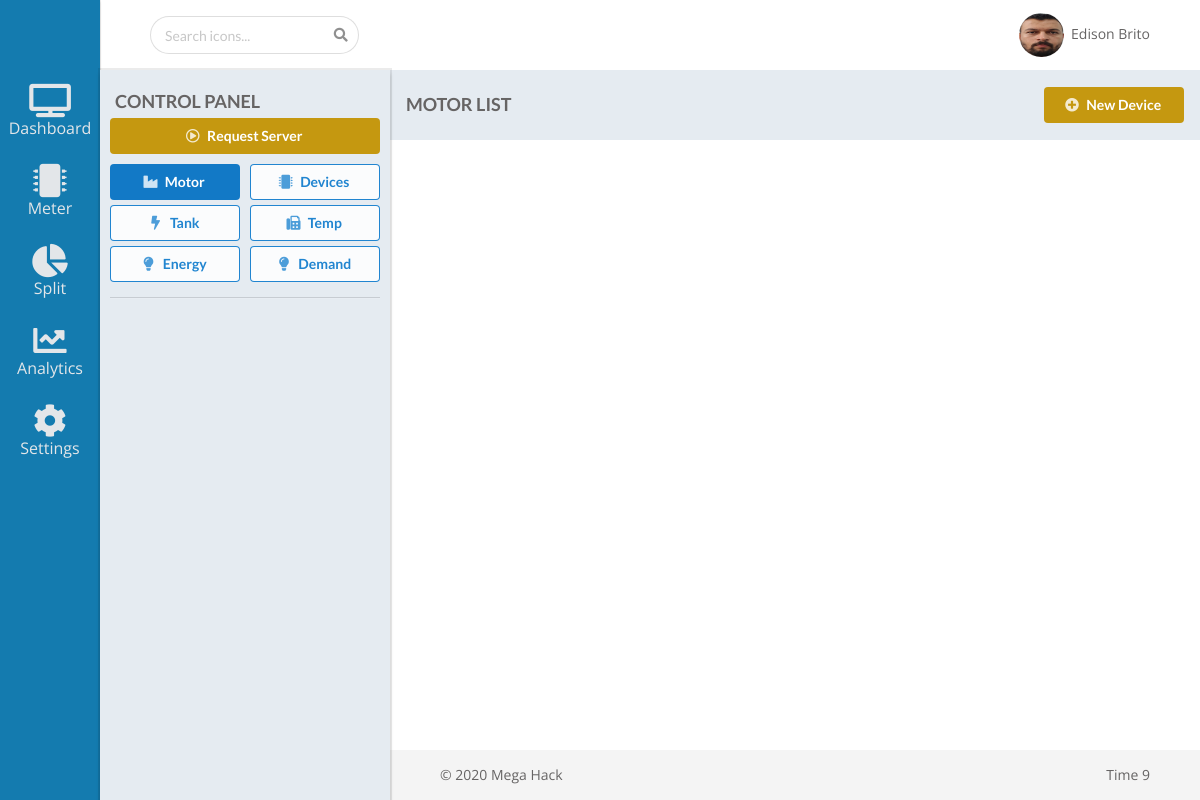
The app's page /device/motor_list/, older data.
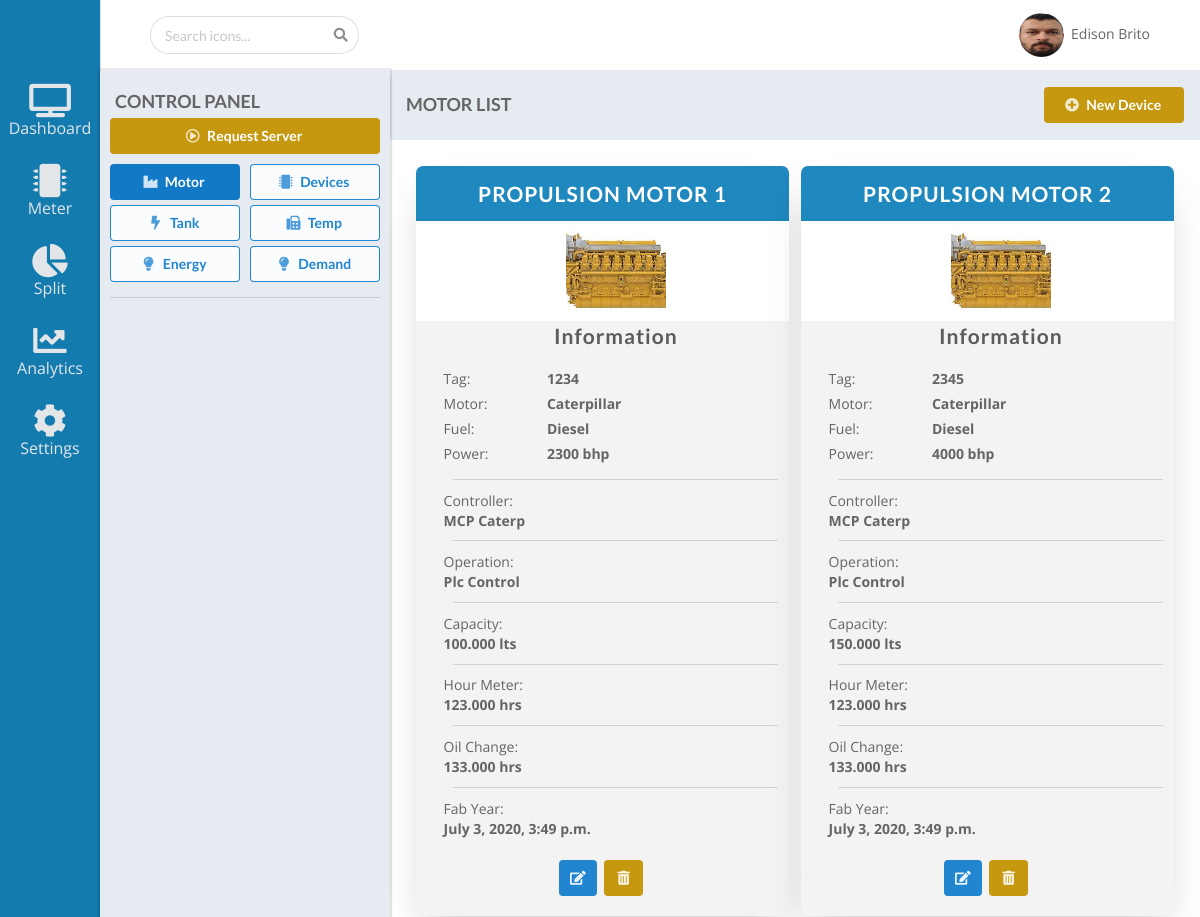
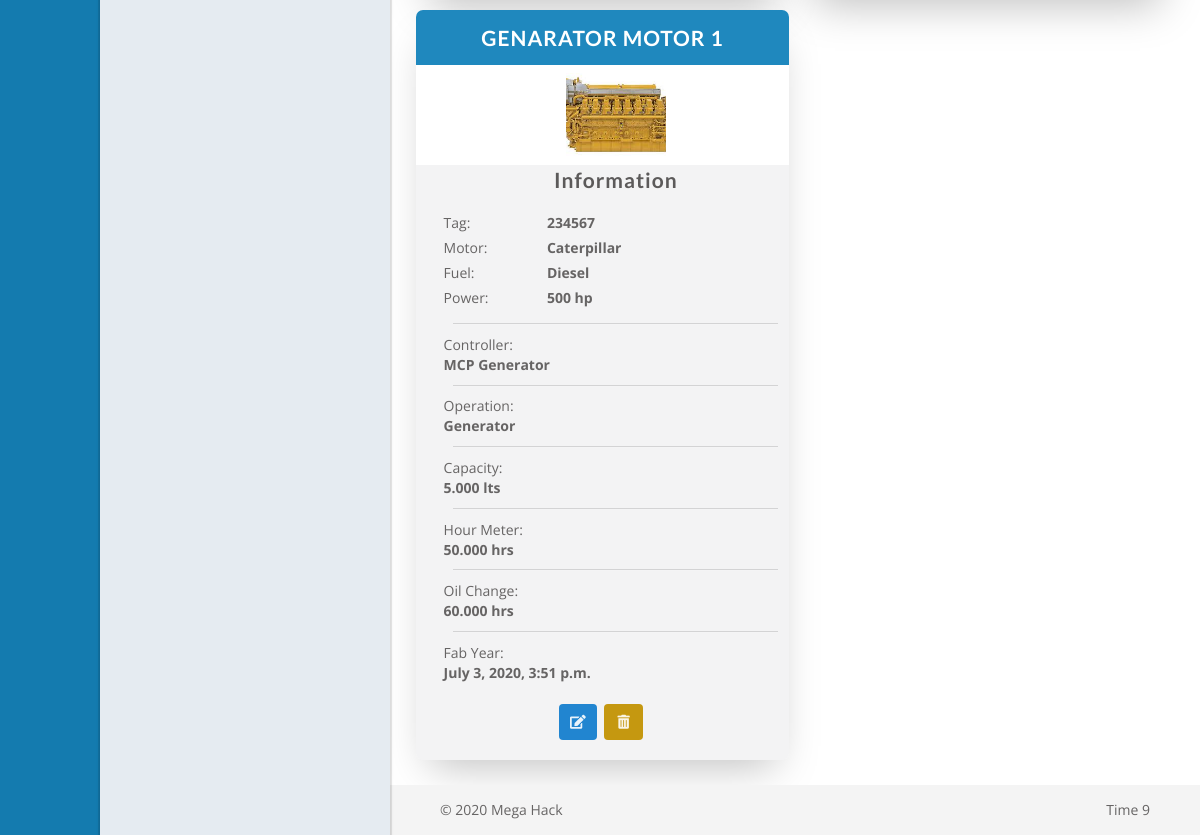
The same page, newer data (2 pictures, top to bottom).
### device/models.py (models this page shows)
class Motor(models.Model):
    id = models.AutoField(primary_key=True)
    tag = models.CharField(max_length=30, blank=False)
    function = models.CharField('Function', max_length=50, blank=True)
    motor = models.CharField('Motor', max_length=50, blank=True)
    fuel = models.CharField('Fuel', max_length=50, blank=False)
    power = models.CharField(max_length=40, blank=False)
    controller = models.CharField(max_length=30, blank=False)
    operation = models.CharField(max_length=30, blank=True)
    capacity = models.CharField(max_length=50, blank=False)
    hour_meter = models.CharField(max_length=50, blank=True)
    oil_change = models.CharField(max_length=50, blank=True)
    image = StdImageField('Image', upload_to=get_file_path, default='device/LogoSmart320.png' ,variations={'thumb': {'width': 50, 'height': 50, 'crop': True}})
    year = models.DateTimeField(('date joined'), default=timezone.now)
    def __str__(self):
        return self.motor

### device/views.py (the view)
# urls.py: path('motor_list/', MotorListView.as_view(), name='motor_list'),
class MotorListView(ListView):
    model = Motor
    template_name = 'device/motors_list.html'
    context_object_name = 'motor'
    def get_queryset(self):
        context = {}
        motor = Motor.objects.all()
        context['motor']= motor
        print(context)
        return context

### device/templates/device/motors_list.html (shortened to what this page needs)
{% extends 'base.html' %}
{% load static %}
{% block header-control %}
  <div class="header-control-title"><h3>MOTOR LIST</h3> </div>
    <div class="header-control-button">
        <a  class="fluid ui yellow button test button "><i class="plus circle  icon"></i>New Device</a>
    </div>
  </div>
{% endblock %}
{% block menu %}
{% include 'device/menu/cpanel.html' %}
{% endblock %}
{% block main %}
<div class="main">
    <ul class="cards">
        {% for motor in object_list.motor %}
      <li class="cards_item">
        <div class="card">
          <div class="card_content">
            <h2 class="card_title">{{ motor.function|upper }}</h2>
          </div>
            <div class="card_image">
              <img src="{{ motor.image.url }}"
              style="width: 100px;height: 100px; object-fit: cover;">
            </div>
                 <div class="card_data">
                    <h2 class="card_info">Information</h2>
                    <div id="left">Tag:</div><div id="right">{{ motor.tag }}</div>
                    <div id="left">Motor:</div><div id="right">{{ motor.motor }}  </div>
                    <div id="left">Fuel:</div><div id="right">{{ motor.fuel }} </div>
                    <div id="left">Power:</div><div id="right">{{ motor.power }}</div>
                    <div class="ui divider"></div>
                    <div id="_data">Controller:</div><div id="right_data">{{ motor.controller }}</div>
                    <div class="ui divider"></div>
                    <div id="_data">Operation:</div><div id="right_data">{{ motor.operation }}</div>
                    <div class="ui divider"></div>
                    <div id="_data">Capacity:</div><div id="right_data">{{ motor.capacity }}</div>
                    <div class="ui divider"></div>
                    <div id="_data">Hour Meter:</div><div id="right_data">{{ motor.hour_meter }}</div>
                    <div class="ui divider"></div>
                    <div id="_data">Oil Change:</div><div id="right_data">{{ motor.oil_change }}</div>
                    <div class="ui divider"></div>
                    <div id="_data">Fab Year:</div><div id="right_data">{{ motor.year }}</div>
                </div>
                 <div class="card_footer">
                     <button class="ui blue icon button"><i class="edit icon"></i></button>
                     <button class="ui yellow icon button"><i class="trash alternate icon"></i></button>
                </div>
        </div>
      </li>
      {% endfor %}
    </ul>
  </div>
{% endblock %}

### templates/base.html (shortened to what this page needs)
{% load static %}
<!DOCTYPE html>
<html lang="pt-br">
  <head>
    <link rel="stylesheet" href="https://cdn.jsdelivr.net/npm/semantic-ui@2.4.2/dist/semantic.min.css">
    <link rel="stylesheet" href="https://cdnjs.cloudflare.com/ajax/libs/font-awesome/4.7.0/css/font-awesome.min.css">
    <link rel="stylesheet" href="https://use.fontawesome.com/releases/v5.4.1/css/all.css">
    <link rel="stylesheet" href="{% static 'assets/css/style.css' %}" type="text/css">
    <link rel="stylesheet" type="text/css" href="https://cdn.jsdelivr.net/npm/daterangepicker/daterangepicker.css" />
  </head>
  <body>
    <div class="grid-container">
      <div class="menu-icon">
        </div>
      <header class="header">
        <div class="header__search"><iconsearch class="ui right aligned search category focus">
          <div class="ui icon input">
            <input class="prompt" type="text" placeholder="Search icons..." autocomplete="off">
          </div>
        </iconsearch></div>
        <div class="header__avatar"><img class="ui  avatar image" src="{% static 'assets/images/edison.png' %}">
          <span>Edison Brito</span></div>
      </header>
      <div class="header-control">
        {% block header-control %}
        {% endblock %}
      <aside class="sidenav">
          <div id="sidebar-son">
            <div id="logo" class="" >
            </div>
            <div id="one" class="" >
              <a href="{% url 'dashboard:dashboard_custom' %}"><i class="fa fa-television fa-lg "></i></a>
              <span id="sidebarTitle">Dashboard</span>
            </div>
            <div id="two" class="" >
              <a href="{% url 'data:fuel' %}"><i class="fa fa-microchip fa-lg"></i></a>
              <span id="sidebarTitle">Meter</span>
            </div>
            <div id="three">
              <a href="{% url 'data:split' %}"> <i class="fa fa-pie-chart fa-lg"></i></a>
              <span id="sidebarTitle">Split</span>
            </div>
            <div id="four">
              <a href="{% url 'data:fuel_compare' %}"> <i class="fa fa-line-chart fa-lg"></i> </i></a>
              <span id="sidebarTitle">Analytics</span>
            </div>
            <div id="five">
              <a href="{% url 'device:motor_list' %}"> <i class="fa fa-gear fa-lg" ></i> </a>
              <span id="sidebarTitle">Settings</span>
            </div>
            <div id="six">
            </div>
            <div id="seven">
            </div>
            <div id="eigth">
            </div>
            <div id="nine">
            </div>
            <div id="ten">
            </div>
          </div>
      </aside>
      {% block menu %}
      {% endblock %}
      {% block main %}{% endblock %}
      <footer class="footer">
        <div class="footer__copyright">&copy; 2020 Mega Hack</div>
      <div class="footer__signature">Time 9</div>
      </footer>
    </div>
  </body>
</html>

### device/templates/device/menu/cpanel.html (shortened to what this page needs)
{% load static %}
<link rel="stylesheet" href="{% static 'assets/css/control-panel.css' %}" type="text/css">
<div class="control-panel">
  <div class="control-menu">
    <div class="title-menu"><h3>CONTROL PANEL</h3></div>
    <div class="btn-resquest-server"><a class="fluid ui yellow button"><i class="play circle outline icon"></i>Request Server</a></div>
    <div class="btn-current"><a  class="fluid ui blue button inverted active"><i class="industry icon"></i>Motor</a></div>
    <div class="btn-pf"><a class="fluid ui blue button inverted"><i class="microchip icon"></i>Devices</a></div>
    <div class="btn-voltage"><a class="fluid ui blue button inverted"><i class="bolt icon"></i>Tank</a></div>
    <div class="btn-frequency"><a class="fluid ui blue  button inverted"><i class="fax icon"></i>Temp</a></div>
    <div class="btn-power"><a class="fluid ui blue button inverted"><i class="lightbulb icon"></i>Energy</a></div>
    <div class="btn-demand"><a class="fluid ui blue button inverted"><i class="lightbulb icon"></i>Demand</a></div>
  </div>
<div class="ui divider"></div>
</div>

### static/assets/css/control-panel.css (style rules this page uses)
:root { --main--text-padding-top: 10px; --main--text-padding-left: 15px; --main--text-padding-bottom: 5px; --main-color: rgba(203, 201, 204, 0.616); }
.ui.inverted.blue.active.button, .ui.inverted.blue.buttons .active.button { background-color:#1279c6; }
.ui.inverted.blue.button, .ui.inverted.blue.buttons .button { background-color: #ffffffd7; -webkit-box-shadow: 0 0 0 1px #2185d0 inset!important; box-shadow: 0 0 0 1px #2185d0 inset!important; color: #2185d0; }
.ui.yellow.button, .ui.yellow.buttons .button { background-color: #c59810; color: #fff; text-shadow: none; background-image: none; }
.control-menu { display: grid; grid-template-columns: 0.5fr 0.5fr ; grid-template-rows: 0.25fr 0.25fr 0.25fr 0.25fr 0.25fr 0.25fr 0,25fr ; grid-template-areas: "title-menu title-menu" "btn-resquest-server btn-resquest-server" "btn-current btn-pf" "btn-voltage btn-frequency" "btn-power btn-demand" "btn-position7 btn-position8" ; }
.title-menu { grid-area: title-menu; padding-left: 15px; padding-top: 20px; padding-bottom: var(--main--text-padding-bottom); }
.btn-resquest-server { align-items: center; grid-area: btn-resquest-server; padding: 0px 10px 10px 10px; }
.btn-current { padding-right: 5px; margin-left: 10px; padding-bottom: 5px; grid-area: btn-current; }
.btn-voltage { padding-right: 5px; margin-left: 10px; padding-bottom: 5px; grid-area: btn-voltage; }
.btn-power { padding-right: 5px; margin-left: 10px; padding-bottom: 5px; grid-area: btn-power; }
.btn-pf { padding-left: 5px; margin-right: 10px; padding-bottom: 5px; grid-area: btn-pf; }
.btn-frequency { padding-left: 5px; margin-right: 10px; padding-bottom: 5px; grid-area: btn-frequency; }
.btn-demand { padding-left: 5px; margin-right: 10px; padding-bottom: 5px; grid-area: btn-demand; }

### device/templates/device/motors_list.html (style rules this page uses)
*, *::before, *::after { box-sizing: border-box; }
body { font-style: normal; font-weight: 400; letter-spacing: 0; }
.main { padding: 20px; }
.card_image { width: 400px; height: 100px; object-fit: cover; text-align: center; }
.cards { display: flex; flex-wrap: wrap; list-style: none; margin: 0; padding: 0; justify-content: flex-start; }
.cards_item { display: flex; padding: 0.4rem; }
@media (min-width: 600px) { .cards_item { width: 400px; } }
@media (min-width: 1000px) { .cards_item { width: 50%; } }
.card { background-color: #fff; border-radius: 0.5rem; box-shadow: 0 20px 40px -14px rgba(0, 0, 0, 0.25); display: flex; flex-direction: column; overflow: hidden; height: 750px; width: 400px; }
.card_content { padding: 1rem; background: #1f88be; }
.card_title { color: #fff; font-size: 1.5rem; font-weight: 700; letter-spacing: 1px; text-transform: capitalize; margin: 0px; text-align: center; }
.card_info { color: #5c5a5a; font-size: 1.5rem; font-weight: 700; letter-spacing: 1px; text-transform: capitalize; margin: 20px; text-align: center; }
.card_data { padding: 0.1rem; padding-left: 2rem; background-color: #d4d4d545; height: 750px; }
.card_footer { background-color: #d4d4d545; padding-bottom: 20px; text-align: center; }
#left { width: 30%; display: inline-block; padding-left: 0px; padding-bottom: 5px; }
#right { width: 70%; display: inline-block; font-weight: bold; }
#right_data { font-size: 14px; width: 100%; padding: 0; font-weight: bold; }
.ui.divider { margin: 0.7rem; }
.header { background-color: #ffffff00; }

Row changes from the older to the newer data that the page shows:
added Motor: function "PROPULSION MOTOR 1", image (picture), tag "1234", motor "Caterpillar", fuel "Diesel", power "2300 bhp", controller "MCP Caterp", operation "Plc Control", capacity "100.000 lts", hour_meter "123.000 hrs", oil_change "133.000 hrs", year "July 3, 2020, 3:49 p.m."
added Motor: function "PROPULSION MOTOR 2", image (picture), tag "2345", motor "Caterpillar", fuel "Diesel", power "4000 bhp", controller "MCP Caterp", operation "Plc Control", capacity "150.000 lts", hour_meter "123.000 hrs", oil_change "133.000 hrs", year "July 3, 2020, 3:49 p.m."
added Motor: function "GENARATOR MOTOR 1", image (picture), tag "234567", motor "Caterpillar", fuel "Diesel", power "500 hp", controller "MCP Generator", operation "Generator", capacity "5.000 lts", hour_meter "50.000 hrs", oil_change "60.000 hrs", year "July 3, 2020, 3:51 p.m."
